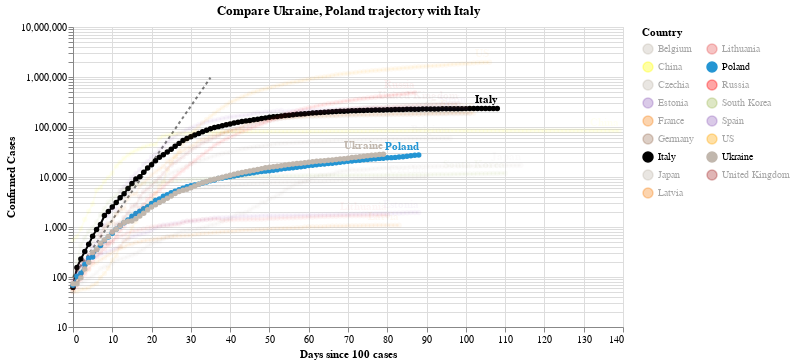

The notebook cell saved with this chart:
### Code cell
#hide_input
chart2 = make_since_chart(dff2, ['Ukraine', 'Poland'], baseline_countries)
chart2

### Figure 1 — Vega-Lite specification as saved in the notebook (floating-point values rounded to 4 significant figures; data arrays with more than 128 entries replaced by an {"elided": "..."} marker saying what was removed)
{"config": {"view": {"continuousWidth": 400, "continuousHeight": 300}}, "layer": [{"data": {"name": "data-628230001892d6798b50651be41d1b3e"}, "mark": {"type": "line", "color": "black", "opacity": 0.5, "strokeDash": [3, 3]}, "encoding": {"x": {"type": "quantitative", "field": "Days since 100 cases"}, "y": {"type": "quantitative", "field": "Confirmed Cases"}}}, {"data": {"name": "data-964d8a34ce68315b9130cb5071e4d3d5"}, "mark": {"type": "line", "point": true}, "encoding": {"color": {"type": "nominal", "field": "Country", "legend": {"columns": 2}, "scale": {"domain": ["Belgium", "China", "Czechia", "Estonia", "France", "Germany", "Italy", "Japan", "Latvia", "Lithuania", "Poland", "Russia", "South Korea", "Spain", "US", "Ukraine", "United Kingdom"], "range": ["#C1B7AD", "yellow", "#C1B7AD", "#9467bd", "#F58518", "#9D755D", "black", "#C1B7AD", "#F58518", "#E45756", "#2495D3", "red", "#A1BA59", "#9467bd", "orange", "#C1B7AD", "brown"]}}, "opacity": {"condition": {"value": 1, "selection": "selector003"}, "value": 0.05}, "tooltip": [{"type": "nominal", "field": "Country"}, {"type": "temporal", "field": "Date"}, {"type": "quantitative", "field": "Confirmed Cases"}, {"type": "quantitative", "field": "Days since 100 cases"}], "x": {"type": "quantitative", "field": "Days since 100 cases"}, "y": {"type": "quantitative", "field": "Confirmed Cases", "scale": {"type": "log"}}}, "selection": {"selector003": {"type": "multi", "fields": ["Country"], "bind": "legend", "init": [{"Country": "Ukraine"}, {"Country": "Poland"}, {"Country": "Italy"}]}}, "width": 550}, {"data": {"name": "data-964d8a34ce68315b9130cb5071e4d3d5"}, "mark": {"type": "text", "align": "right", "dy": -8, "fontWeight": "bold"}, "encoding": {"color": {"type": "nominal", "field": "Country", "legend": {"columns": 2}, "scale": {"domain": ["Belgium", "China", "Czechia", "Estonia", "France", "Germany", "Italy", "Japan", "Latvia", "Lithuania", "Poland", "Russia", "South Korea", "Spain", "US", "Ukraine", "United Kingdom"], "range": ["#C1B7AD", "yellow", "#C1B7AD", "#9467bd", "#F58518", "#9D755D", "black", "#C1B7AD", "#F58518", "#E45756", "#2495D3", "red", "#A1BA59", "#9467bd", "orange", "#C1B7AD", "brown"]}}, "opacity": {"condition": {"value": 1, "selection": "selector003"}, "value": 0.05}, "text": {"type": "nominal", "field": "Country"}, "tooltip": [{"type": "nominal", "field": "Country"}, {"type": "temporal", "field": "Date"}, {"type": "quantitative", "field": "Confirmed Cases"}, {"type": "quantitative", "field": "Days since 100 cases"}], "x": {"type": "quantitative", "field": "Days since 100 cases"}, "y": {"type": "quantitative", "field": "Confirmed Cases", "scale": {"type": "log"}}}, "transform": [{"filter": "(datum['Date'] >= 1591660800000)"}], "width": 550}], "title": "Compare Ukraine, Poland trajectory with Italy", "$schema": "https://vega.github.io/schema/vega-lite/v4.0.2.json", "datasets": {"data-628230001892d6798b50651be41d1b3e": [{"Days since 100 cases": 0, "Confirmed Cases": 100.0}, {"Days since 100 cases": 1, "Confirmed Cases": 130.0}, {"Days since 100 cases": 2, "Confirmed Cases": 169.0}, {"Days since 100 cases": 3, "Confirmed Cases": 219.7}, {"Days since 100 cases": 4, "Confirmed Cases": 285.6}, {"Days since 100 cases": 5, "Confirmed Cases": 371.3}, {"Days since 100 cases": 6, "Confirmed Cases": 482.7}, {"Days since 100 cases": 7, "Confirmed Cases": 627.5}, {"Days since 100 cases": 8, "Confirmed Cases": 815.7}, {"Days since 100 cases": 9, "Confirmed Cases": 1060.0}, {"Days since 100 cases": 10, "Confirmed Cases": 1379.0}, {"Days since 100 cases": 11, "Confirmed Cases": 1792.0}, {"Days since 100 cases": 12, "Confirmed Cases": 2330.0}, {"Days since 100 cases": 13, "Confirmed Cases": 3029.0}, {"Days since 100 cases": 14, "Confirmed Cases": 3937.0}, {"Days since 100 cases": 15, "Confirmed Cases": 5119.0}, {"Days since 100 cases": 16, "Confirmed Cases": 6654.0}, {"Days since 100 cases": 17, "Confirmed Cases": 8650.0}, {"Days since 100 cases": 18, "Confirmed Cases": 11250.0}, {"Days since 100 cases": 19, "Confirmed Cases": 14620.0}, {"Days since 100 cases": 20, "Confirmed Cases": 19000.0}, {"Days since 100 cases": 21, "Confirmed Cases": 24710.0}, {"Days since 100 cases": 22, "Confirmed Cases": 32120.0}, {"Days since 100 cases": 23, "Confirmed Cases": 41750.0}, {"Days since 100 cases": 24, "Confirmed Cases": 54280.0}, {"Days since 100 cases": 25, "Confirmed Cases": 70560.0}, {"Days since 100 cases": 26, "Confirmed Cases": 91730.0}, {"Days since 100 cases": 27, "Confirmed Cases": 119300.0}, {"Days since 100 cases": 28, "Confirmed Cases": 155000.0}, {"Days since 100 cases": 29, "Confirmed Cases": 201500.0}, {"Days since 100 cases": 30, "Confirmed Cases": 262000.0}, {"Days since 100 cases": 31, "Confirmed Cases": 340600.0}, {"Days since 100 cases": 32, "Confirmed Cases": 442800.0}, {"Days since 100 cases": 33, "Confirmed Cases": 575600.0}, {"Days since 100 cases": 34, "Confirmed Cases": 748300.0}, {"Days since 100 cases": 35, "Confirmed Cases": 972800.0}], "data-964d8a34ce68315b9130cb5071e4d3d5": {"elided": "1686 records"}}}
